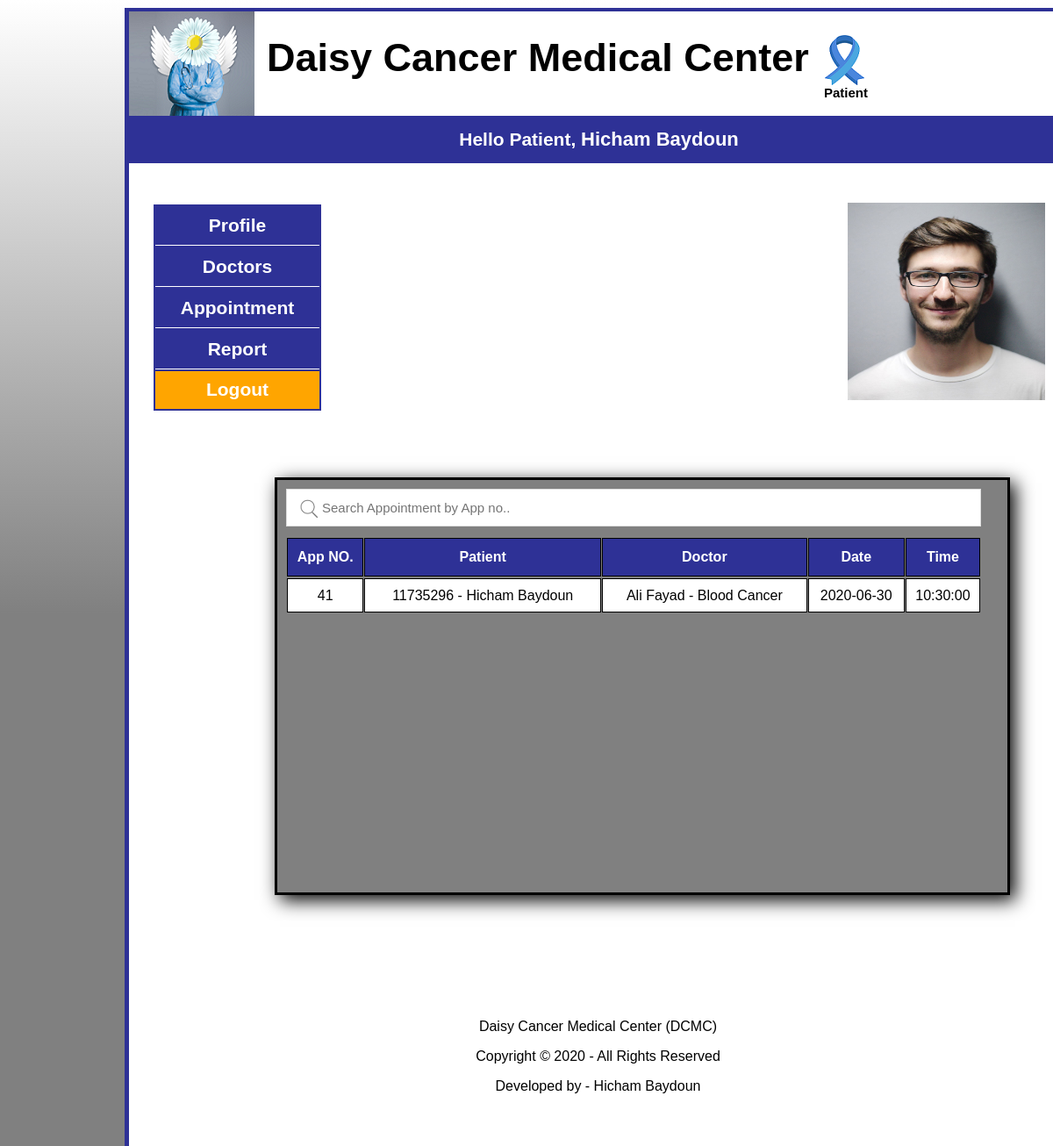
Screenshot of /Frontend/view_app.php (signed in) with the database file from the repository.
### tables this page shows
CREATE TABLE `patient` (
  `patientID` int(20) NOT NULL,
  `p_name` varchar(50) NOT NULL,
  `p_age` float DEFAULT NULL,
  `p_gender` varchar(10) DEFAULT NULL,
  `p_address` varchar(70) DEFAULT NULL,
  `p_phone` varchar(15) DEFAULT NULL,
  `p_email` varchar(20) NOT NULL,
  `p_password` varchar(15) NOT NULL,
  `p_image` varchar(50) DEFAULT NULL
);

CREATE TABLE `appointment` (
  `patientID` int(20) NOT NULL,
  `doctorID` int(20) NOT NULL,
  `app_no` int(20) NOT NULL,
  `p_name` varchar(20) NOT NULL,
  `d_name` varchar(20) NOT NULL,
  `date` date DEFAULT NULL,
  `time` time DEFAULT NULL
);

CREATE TABLE `specialty` (
  `specialtyID` int(11) NOT NULL,
  `s_name` varchar(100) NOT NULL
);

### Frontend/view_app.php (the view, shortened to what this page needs)
<html>
<head>
</head>
<body vlink="#FFFFFF">
	<div id="apDiv1">
		<?php include('patient_header.php'); ?>
		<?php include('patient_header2.php'); ?>
		<div id="apDiv16">
			<form name="form1" method="post" action="">
				<table width="792" height="39" cellpadding="1" cellspacing="1" id="myTable">
					<input type="text" id="myInput" onkeyup="myFunction()" placeholder="Search Appointment by App no.." title="Type in a name">
					<tr>
						<th height="44">App NO.</th>
						<th height="44">Patient</th>
						<th height="44">Doctor</th>
						<th height="44">Date</th>
						<th height="44">Time</th>
					</tr>
					<tr>
						<?php
						$uid = $_SESSION['id'];
						$querySelect = "select app_no, patientID, p_name, doctorID, d_name, date, time from appointment where patientID='$uid' ";
						if (!($database = mysqli_connect("localhost", "root", "")))
							die("Could not connect to database </body></html>");
						if (!($result = mysqli_query($database, $querySelect))) {
							print("<p>Could not execute query!</p>");
							die(mysqli_error() . "</body></html>");
						}
						while ($row = mysqli_fetch_row($result)) {
							$did = $row[3];
							$querySelect0 = "select specialty from doctor where doctorID='$did'";
							if (!($result0 = mysqli_query($database, $querySelect0))) {
								print("<p>Could not execute query!</p>");
								die(mysqli_error() . "</body></html>");
							}
							$row0 = mysqli_fetch_row($result0);
							$s_id = $row0[0];
							$querySelect1 = "select s_name from specialty where specialtyID='$s_id'";
							if (!($result1 = mysqli_query($database, $querySelect1))) {
								print("<p>Could not execute query!</p>");
								die(mysqli_error() . "</body></html>");
							}
							$row1 = mysqli_fetch_row($result1);
							print "<tr height='39'>";
							print "<td>" . $row[0] . "</td>";
							print "<td>" . $row[1] . " - " . $row[2] . "</td>";
							print "<td>" . $row[4] . " - " . $row1[0] . "</td>";
							print "<td>" . $row[5] . "</td>";
							print "<td>" . $row[6] . "</td>";
							print "</tr>";
						}
						?>
					</tr>
				</table>
			</form>
		</div>
	</div>
</body>
</html>

### Frontend/patient_header.php (shortened to what this page needs)
<div id="apDiv2">
	<div id="apDiv4"></div>
	<div id="apDiv5">
		<div align="left">Daisy Cancer Medical Center <img src="Image/ribbon.png" align="top"></div>
		<div align="left" class="patient">Patient</div>
	</div>
</div>
<div id="apDiv6">
	<table width="1071" height="54" border="0">
		<tr>
			<td width="145">
				<div align="center" id="ap6"><a>Hello Patient,
						<?php
						$uid = $_SESSION['id'];
						$querySelect = "select p_name from patient where patientID= '$uid'";
						if (!($database = mysqli_connect("localhost", "root", "")))
							die("Could not connect to database </body></html>");
						if (!($result = mysqli_query($database, $querySelect))) {
							print("<p>Could not execute query!</p>");
							die(mysqli_error() . "</body></html>");
						}
						$row = mysqli_fetch_row($result);
						print "<font style='font-size:22px;'><strong>" . $row[0] . "</strong></font>";
						?>
					</a></div>
			</td>
		</tr>
	</table>
</div>

### Frontend/patient_header2.php (shortened to what this page needs)
<html>
<head>
	<div id="apDiv12">
		<div id="apDiv15">
			<?php
			$uid = $_SESSION['id'];
			$querySelect = "select p_image from patient where patientID= '$uid'";
			if (!($database = mysqli_connect("localhost", "root", "")))
				die("Could not connect to database </body></html>");
			if (!($result = mysqli_query($database, $querySelect))) {
				print("<p>Could not execute query!</p>");
				die(mysqli_error() . "</body></html>");
			}
			$row = mysqli_fetch_row($result);
			$img = $row[0];
			print "<img src='imge/";
			print $img;
			print "' height='225px' width='225px'>";
			?>
		</div>
		<div id="apDiv8">
			<table width="191" height="235" border="0">
				<tr>
					<td width="195">
						<div align="center"><a href="patient_profile.php">Profile</a></div>
					</td>
				</tr>
				<tr>
					<td>
						<div align="center"><a href="doctor_src.php">Doctors</a></div>
					</td>
				</tr>
				<tr>
					<td onmouseover="show()" onMouseOut="hide()">
						<div align="center"><a href="#">Appointment</a></div>
					</td>
				</tr>
				<tr>
					<td>
						<div align="center"><a href="report_download.php"> Report</a></div>
					</td>
				</tr>
				<tr>
					<td class="logout">
						<div align="center"><a href="p_logout.php">Logout</a></div>
					</td>
				</tr>
			</table>
		</div>
	</div>

### Frontend/view_app.php (style rules this page uses)
#apDiv16 { position: absolute; width: 792px; height: 450px; z-index: 12; left: 166px; top: 530px; border: 3px solid black; background-color: gray; box-shadow: 6px 6px 20px rgba(0, 0, 0, 1); padding: 10px; padding-right: 30px; overflow: hidden; overflow-y: scroll; }
#apDiv16 tr td { background-color: white; border: 1px solid black; text-align: center; }
#apDiv16 tr th { background-color: #2e3196; color: white; border: 1px solid black; }
#myInput { background-image: url('Image/search.png'); background-position: 10px 7px; background-repeat: no-repeat; width: 100%; font-size: 15px; padding: 12px 20px 12px 40px; border: 1px solid #ddd; margin-bottom: 12px; }

### Frontend/patient_header.php (style rules this page uses)
body { height: 1400px; background-image: linear-gradient(white, grey, grey); font-family: Arial, Helvetica, sans-serif; margin: 0 auto; padding: 0px; }
#apDiv1 { position: absolute; width: 1070px; height: 1297px; z-index: 1; left: 142px; top: 9px; color: #CCC; background-color: white; border: 5px solid #2e3196; }
#apDiv2 { position: absolute; width: 1071px; height: 119px; z-index: 1; left: 0px; top: -1px; color: #D6D6D6; background-color: #FFFFFF; }
#apDiv4 { position: absolute; width: 151px; height: 120px; z-index: 2; background-image: url(Image/logo.png); background-repeat: no-repeat; }
#apDiv5 { position: absolute; width: 785px; height: 74px; z-index: 1; left: 157px; top: 27px; font-size: 45px; color: black; font-weight: bold; }
#apDiv6 { position: absolute; width: 1071px; height: px; z-index: 3; top: 118px; background-color: #2e3196; font-weight: bold; color: #FFF; left: 0px; }
a:link { text-decoration: none; color: white; font-weight: bold; font-size: 21px; }
a { text-decoration: none; color: white; font-weight: bold; font-size: 21px; }
#apDiv5 .patient { position: absolute; font-size: 15px; left: 635px; }

### Frontend/patient_header2.php (style rules this page uses)
#apDiv14 { position: absolute; width: 1069px; height: 133px; z-index: 7; left: 0px; top: 1131px; background-color: #FFFFFF; }
#apDiv8 { position: absolute; width: 191px; height: 235px; left: 2px; top: 16px; background-color: #2e3196; }
#apDiv8 tr td { background-color: #2e3196; }
#apDiv12 { position: absolute; width: 1019px; height: 891px; z-index: 10; left: 26px; top: 203px; }
#apDiv15 { position: absolute; width: 225px; height: 225px; z-index: 5; left: 793px; top: 14px; }
#apDiv8 td { border-bottom: 1px solid white; }
#apDiv8 .logout { border-bottom: 0px solid white; background-color: orange; }

### rows the page displays
patient: p_name "Hicham Baydoun", p_image (picture)
appointment: app_no "41", patientID "11735296", p_name "Hicham Baydoun", d_name "Ali Fayad", specialty.s_name "Blood Cancer", date "2020-06-30", time "10:30:00"
